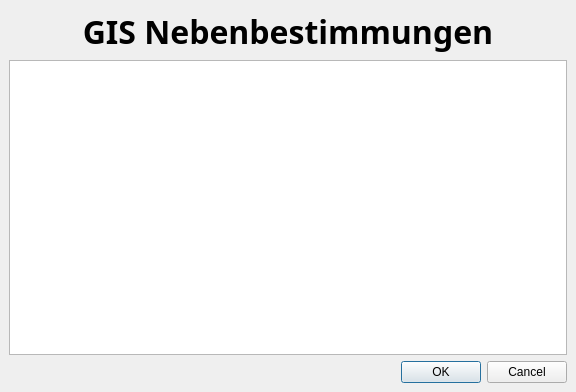
<?xml version="1.0" encoding="UTF-8"?>
<ui version="4.0">
 <class>GisNebenbestimmungenGuiBase</class>
 <widget class="QDialog" name="GisNebenbestimmungenGuiBase">
  <property name="geometry">
   <rect>
    <x>0</x>
    <y>0</y>
    <width>576</width>
    <height>392</height>
   </rect>
  </property>
  <property name="windowTitle">
   <string>GISN</string>
  </property>
  <property name="windowIcon">
   <iconset>
    <normaloff>.</normaloff>.</iconset>
  </property>
  <layout class="QGridLayout">
   <property name="leftMargin">
    <number>9</number>
   </property>
   <property name="topMargin">
    <number>9</number>
   </property>
   <property name="rightMargin">
    <number>9</number>
   </property>
   <property name="bottomMargin">
    <number>9</number>
   </property>
   <property name="spacing">
    <number>6</number>
   </property>
   <item row="0" column="0">
    <widget class="QLabel" name="txtHeading">
     <property name="sizePolicy">
      <sizepolicy hsizetype="Preferred" vsizetype="Minimum">
       <horstretch>0</horstretch>
       <verstretch>0</verstretch>
      </sizepolicy>
     </property>
     <property name="font">
      <font>
       <family>Sans Serif</family>
       <pointsize>24</pointsize>
       <weight>75</weight>
       <italic>false</italic>
       <bold>true</bold>
       <underline>false</underline>
       <strikeout>false</strikeout>
      </font>
     </property>
     <property name="text">
      <string>GIS Nebenbestimmungen</string>
     </property>
     <property name="alignment">
      <set>Qt::AlignCenter</set>
     </property>
    </widget>
   </item>
   <item row="1" column="0">
    <widget class="QTextBrowser" name="textBrowser">
     <property name="frameShape">
      <enum>QFrame::StyledPanel</enum>
     </property>
     <property name="openExternalLinks">
      <bool>true</bool>
     </property>
    </widget>
   </item>
   <item row="2" column="0">
    <widget class="QDialogButtonBox" name="buttonBox">
     <property name="orientation">
      <enum>Qt::Horizontal</enum>
     </property>
     <property name="standardButtons">
      <set>QDialogButtonBox::Cancel|QDialogButtonBox::Ok</set>
     </property>
    </widget>
   </item>
  </layout>
 </widget>
 <layoutdefault spacing="6" margin="11"/>
 <resources/>
 <connections/>
</ui>
